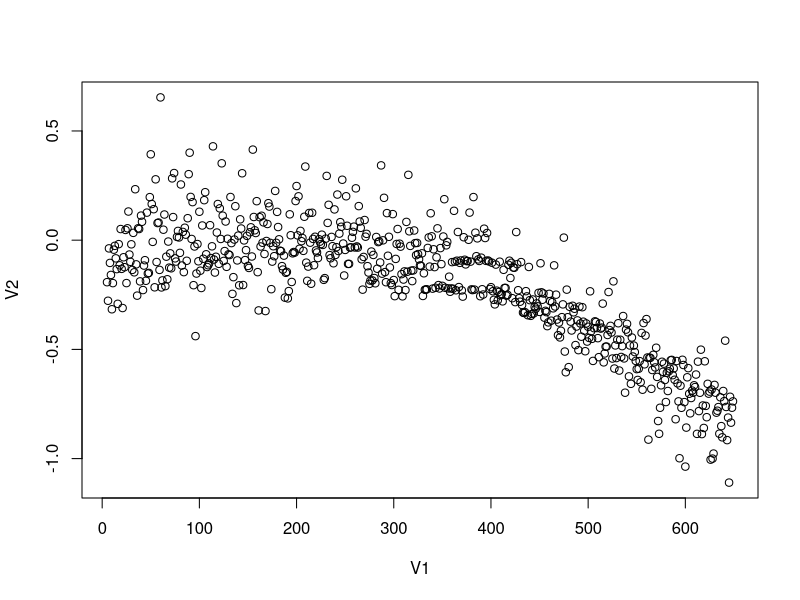
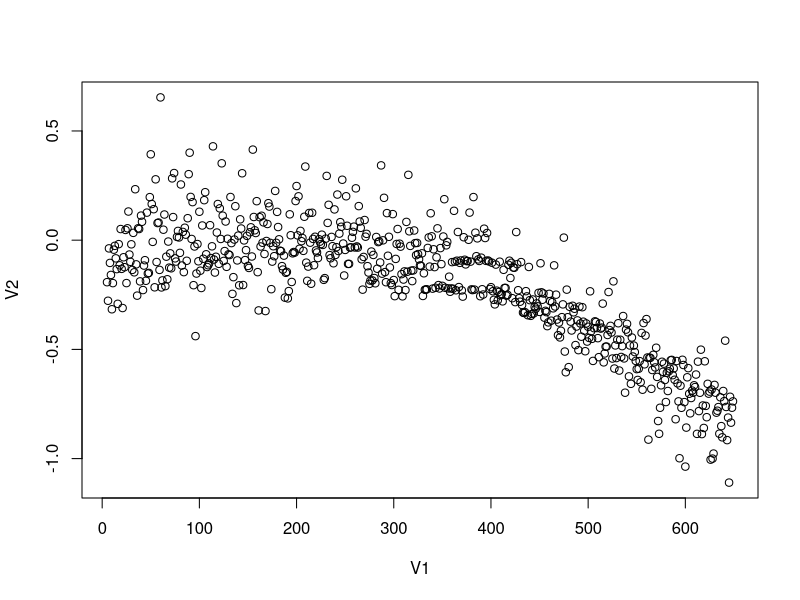

The R script that drew these images, in order:

a <-read.csv("trial-final-16-20171229151201.csv", header = FALSE)
plot(a)
png("trial-final-16-20171229151201.csv.png")
plot(a)

